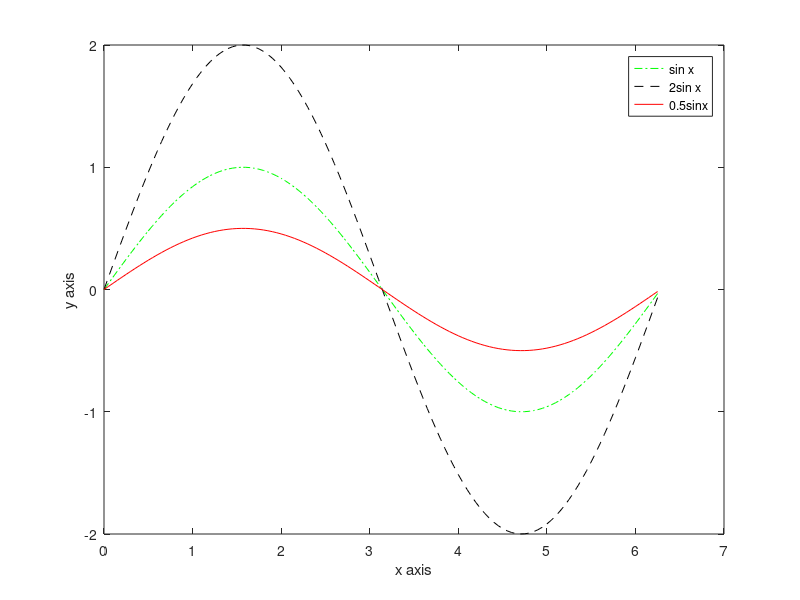

Write the MATLAB code that produced this figure.
x = 0: 0.05: (2*pi);
y = sin(x);
z = 2*sin(x);
t= 0.5*sin(x);
plot(x,y,'g-.',x,z,'k--',x,t,'r');
xlabel('x axis');
ylabel('y axis');
legend('sin x', '2sin x', '0.5sinx');
